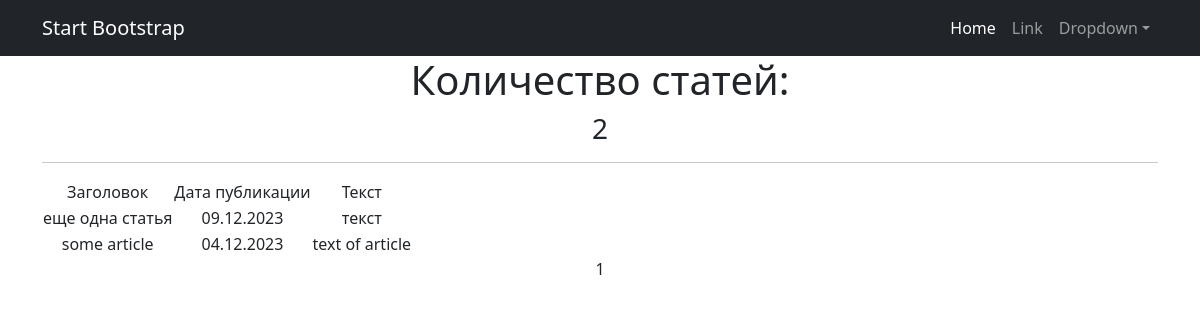
Before: /newspaper/articles/ with the older database file.
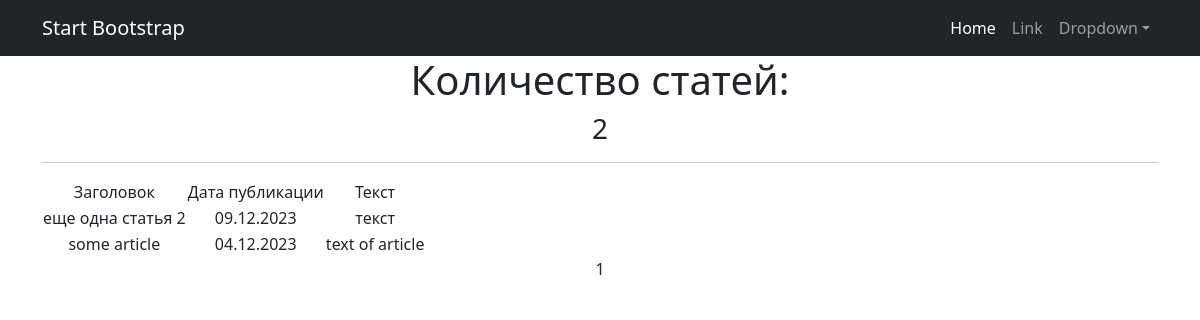
After: the same page with the newer database file.
### newsapp/models.py (models this page shows, shortened)
class Post(models.Model):
    Article_or_News = [
        ('A', 'Статья'),
        ('N', 'Новость')
    ]
    heading = models.CharField(max_length=50)
    text = models.TextField()
    post_rate = models.IntegerField(default=0)
    date_time = models.DateTimeField(auto_now_add=True)
    author = models.ForeignKey(Author, on_delete=models.CASCADE)
    choice = models.CharField(max_length=1, choices=Article_or_News, default='N')
    categories = models.ManyToManyField(Category, through='PostCategory')

### newsapp/views.py (the view)
# urls.py: path('articles/', ArticleList.as_view(), name='article_list'),
class ArticleList(ListView):
    model = Post
    ordering = '-date_time'
    template_name = 'all_articles.html'
    context_object_name = 'posts'
    paginate_by = 10
    def get_queryset(self):
        return Post.objects.filter(choice='A').order_by('-date_time')
    def get_context_data(self, **kwargs):
        context = super().get_context_data(**kwargs)
        context['time_now'] = datetime.datetime.utcnow()
        context['next_sale'] = None
        return context

### newsapp/templatetags/custom_filters.py (called while the page is built)
@register.filter()
def censor(sentence):
    text = sentence.split()
    for i, word in enumerate(text):
        if word in bad_words:
            text[i] = word[0] + '*'*(len(word)-2) + word[-1]
    return ' '.join(text)

### templates/all_articles.html (shortened to what this page needs)
{% extends 'flatpages/default.html' %}
{% load custom_filters %}
{% block content %}
    {% if posts %}
   <h1>Количество статей:</h1>
 <h3>{{ page_obj.paginator.count }}</h3>
   <hr>
       <table>
           <tr>
               <td> Заголовок</td>
               <td>Дата публикации</td>
               <td>Текст</td>
           </tr>
           {% for post in posts %}
           {% if post.choice == 'A' %}
           <tr>
               <td> {{post.heading|censor}} </td>
               <td> {{post.date_time|date:'d.m.Y'}} </td>
               <td> {{post.text|truncatewords:20|censor}} </td>
           </tr>
           {% endif %}
           {% endfor %}
       </table>
   {% else %}
       <h2>Статей нет!</h2>
   {% endif %}
{{ page_obj.number }}
{% endblock content %}

Changed rows visible on the page:
changed Post "текст": heading|censor "еще одна статья" → "еще одна статья 2"
